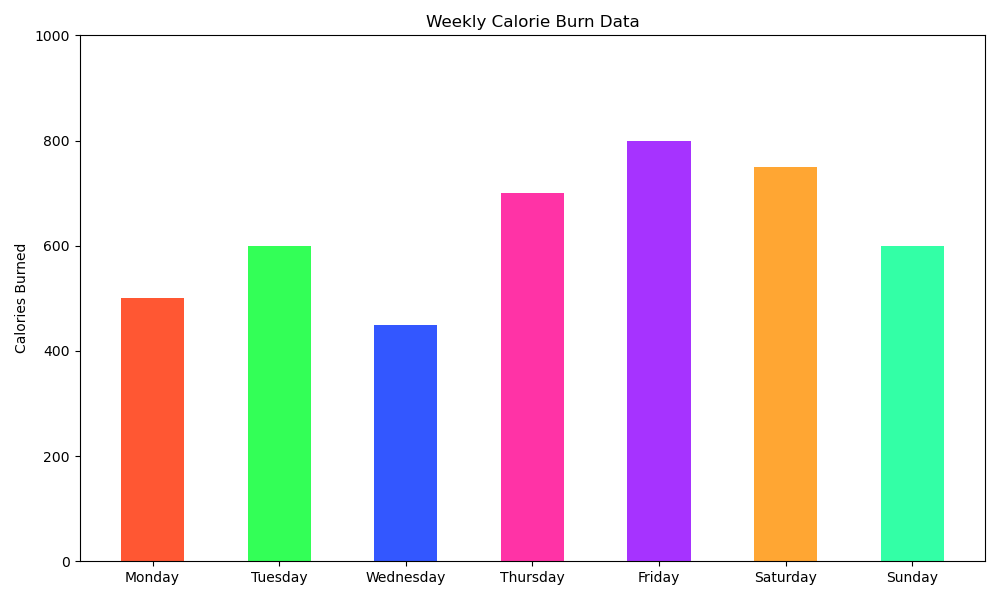

Write the Python code that produced this figure.

import matplotlib.pyplot as plt

# Data
days = ['Monday', 'Tuesday', 'Wednesday', 'Thursday', 'Friday', 'Saturday', 'Sunday']
calories = [500, 600, 450, 700, 800, 750, 600]

# Create figure and axis objects
fig, ax = plt.subplots(figsize=(10, 6))  # Changed figure size

# Plotting the bar chart
ax.bar(days, calories, color=['#ff5733', '#33ff57', '#3357ff', '#ff33a6', '#a633ff', '#ffa633', '#33ffa6'], width=0.5)  # Changed colors and bar width

# Customizing the plot (labels, title, etc.)
ax.set_ylabel('Calories Burned')
ax.set_title('Weekly Calorie Burn Data')
ax.set_ylim([0, 1000])  # Adjusted to accommodate the maximum data point

# Display the plot
plt.tight_layout()
plt.show()
